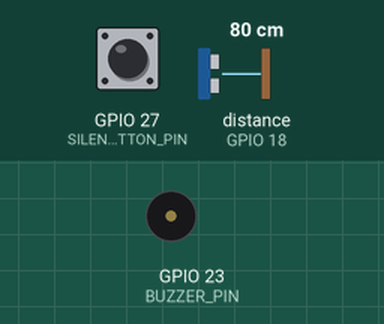
Bench run of a sketch on a simulated ESP32. Shown: buzzer (waves = sounding, pin HIGH). Wiring (inferred from the names in the program): ultrasonic range finder: trigger GPIO 5; echo GPIO 18. The inputs (shaded band) are chosen by the test bench; at power-on: distance to the obstacle (sensor on GPIO 18) 80 cm, GPIO 27 (SILENCE_BUTTON_PIN) HIGH. The echo pulse lasts 58.3 µs per cm; pins used as bus, display or sensor lines are not drawn; what the sketch prints to the serial monitor is not drawn.

Above: at 1.2 s.
1.3 s: distance to the obstacle (sensor on GPIO 18) set to 33 cm
2.9 s: distance to the obstacle (sensor on GPIO 18) set to 28 cm
At 4.0 s:
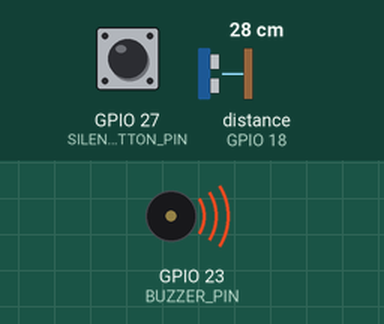
4.4 s: GPIO 27 (SILENCE_BUTTON_PIN) pulled LOW for 0.15 s
At 5.3 s:
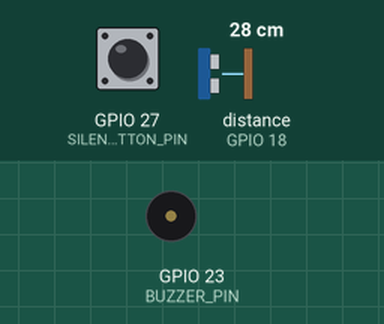
Timing chart, 0 to 7.4 s (numbered marks = the images above; inputs shaded):
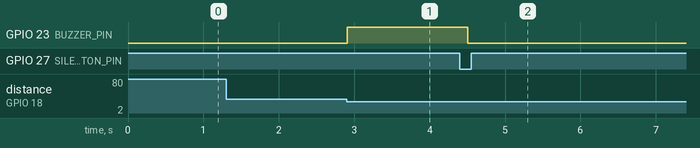

The sketch:

ultrasonic_esp32.ino
```cpp
/*
  ESP32 DevKit v1 + one HC-SR04 + active buzzer + momentary silence button.

  Important:
  - HC-SR04 is powered from 5 V. Its ECHO signal MUST go through the
    1 kOhm / 2 kOhm divider shown in the wiring diagram before GPIO18.
  - The button silences the buzzer temporarily. It is not a safety-rated
    emergency-stop circuit and must not be used as the sole protection for
    people or machinery.
  - The buzzer output is intended to drive an NPN transistor, not a large
    buzzer directly from an ESP32 GPIO.
*/
#include <Arduino.h>
#include <math.h>
#include <string.h>

constexpr uint8_t TRIG_PIN = 5;
constexpr uint8_t ECHO_PIN = 18;       // divider output, never raw 5 V ECHO
constexpr uint8_t BUZZER_PIN = 23;     // drives NPN transistor base via 1 kOhm
constexpr uint8_t SILENCE_BUTTON_PIN = 27; // button to GND, INPUT_PULLUP

constexpr float WARNING_DISTANCE_CM = 60.0f;
constexpr float DANGER_DISTANCE_CM = 30.0f;
constexpr unsigned long SAMPLE_INTERVAL_MS = 100;
constexpr unsigned long ECHO_TIMEOUT_US = 30000;
constexpr unsigned long DEBOUNCE_MS = 35;

unsigned long lastSampleAt = 0;
unsigned long lastButtonChangeAt = 0;
unsigned long sequenceNumber = 0;
bool lastButtonReading = HIGH;
bool stableButtonState = HIGH;
bool buzzerSilenced = false;

float readDistanceCm() {
  digitalWrite(TRIG_PIN, LOW);
  delayMicroseconds(2);
  digitalWrite(TRIG_PIN, HIGH);
  delayMicroseconds(10);
  digitalWrite(TRIG_PIN, LOW);

  const unsigned long duration = pulseIn(ECHO_PIN, HIGH, ECHO_TIMEOUT_US);
  return duration == 0 ? NAN : (duration * 0.0343f) / 2.0f;
}

const char* stateFor(float distanceCm) {
  if (isnan(distanceCm)) return "SENSOR_FAULT";
  if (distanceCm <= DANGER_DISTANCE_CM) return "EMERGENCY";
  if (distanceCm <= WARNING_DISTANCE_CM) return "WARNING";
  return "SAFE";
}

void updateButton() {
  const bool reading = digitalRead(SILENCE_BUTTON_PIN);
  const unsigned long now = millis();

  if (reading != lastButtonReading) {
    lastButtonChangeAt = now;
    lastButtonReading = reading;
  }

  if ((now - lastButtonChangeAt) >= DEBOUNCE_MS && reading != stableButtonState) {
    stableButtonState = reading;
    if (stableButtonState == LOW) {
      buzzerSilenced = true;
    }
  }
}

void emitTelemetry(float distanceCm, const char* state, bool buzzerOn) {
  Serial.print("{\"device_id\":\"ESP32-HRC-01\",\"sensor_id\":\"HC-SR04\",\"timestamp_ms\":");
  Serial.print(millis());
  Serial.print(",\"distance_cm\":");
  if (isnan(distanceCm)) Serial.print("null");
  else Serial.print(distanceCm, 1);
  Serial.print(",\"state\":\"");
  Serial.print(state);
  Serial.print("\",\"emergency_stop\":");
  Serial.print(strcmp(state, "EMERGENCY") == 0 ? "true" : "false");
  Serial.print(",\"buzzer_on\":");
  Serial.print(buzzerOn ? "true" : "false");
  Serial.print(",\"buzzer_silenced\":");
  Serial.print(buzzerSilenced ? "true" : "false");
  Serial.print(",\"seq\":");
  Serial.print(++sequenceNumber);
  Serial.println("}");
}

void setup() {
  Serial.begin(115200);
  pinMode(TRIG_PIN, OUTPUT);
  pinMode(ECHO_PIN, INPUT);
  pinMode(BUZZER_PIN, OUTPUT);
  pinMode(SILENCE_BUTTON_PIN, INPUT_PULLUP);
  digitalWrite(TRIG_PIN, LOW);
  digitalWrite(BUZZER_PIN, LOW);

  Serial.println("HRC Safety Log: ESP32 + HC-SR04 + buzzer + silence button ready");
}

void loop() {
  updateButton();

  const unsigned long now = millis();
  if (now - lastSampleAt < SAMPLE_INTERVAL_MS) return;
  lastSampleAt = now;

  const float distanceCm = readDistanceCm();
  const char* state = stateFor(distanceCm);

  // A safe reading rearms the next alarm. Sensor fault is fail-safe and alarms.
  if (strcmp(state, "SAFE") == 0) {
    buzzerSilenced = false;
  }

  const bool alarmState = strcmp(state, "EMERGENCY") == 0 || strcmp(state, "SENSOR_FAULT") == 0;
  const bool buzzerOn = alarmState && !buzzerSilenced;
  digitalWrite(BUZZER_PIN, buzzerOn ? HIGH : LOW);

  emitTelemetry(distanceCm, state, buzzerOn);
}
```

Measured:
- the behaviour switches between 31 and 30 cm on distance to the obstacle (sensor on GPIO 18) (found by bisection; images 0 and 1)
- after the input at 1.3 s, every drawn part: stays the same
- after the input at 2.9 s, GPIO 23 (BUZZER_PIN): LOW → HIGH at once
- after the input at 4.4 s, GPIO 23 (BUZZER_PIN): HIGH → LOW after 0.11 s
